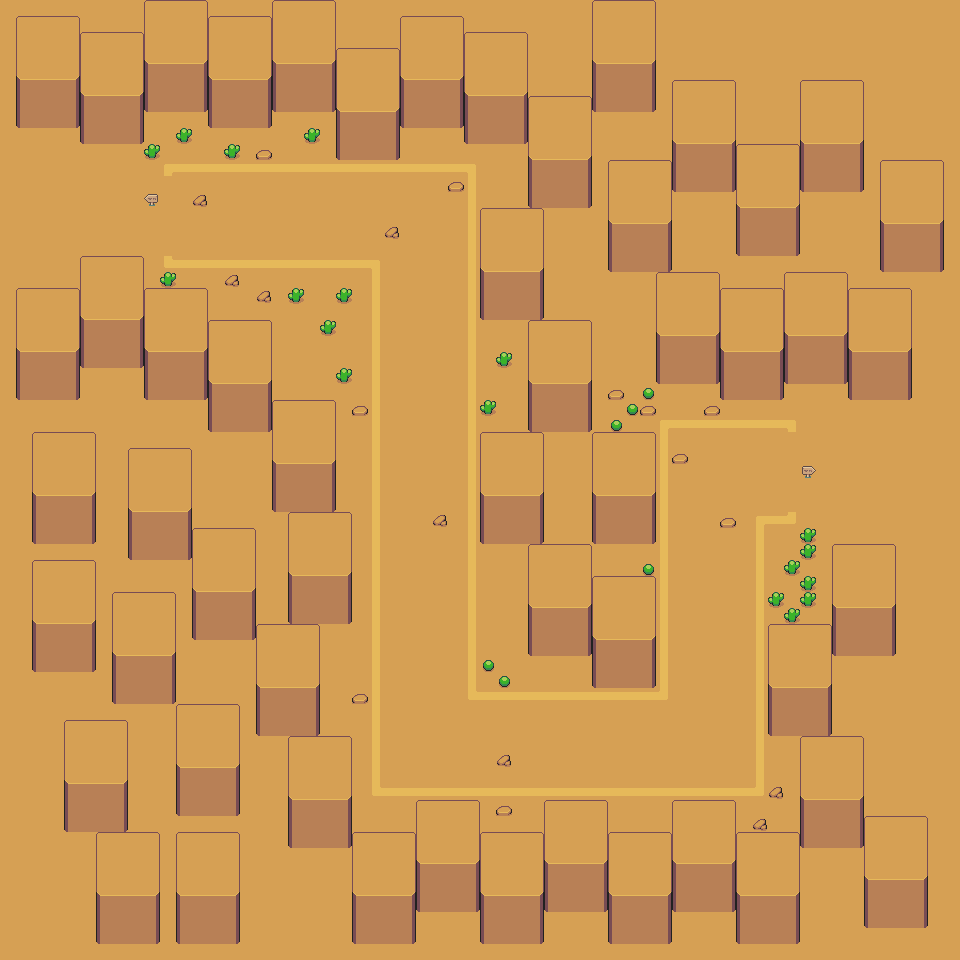

Rendered tile map (Tiled .tmx) drawn with the repository's tilesets; below, a short description and the map source with its tile grids summarised:
An orthogonal 60x60 tile map with 16x16 px tiles, 1 tile layer (Tile Layer 1).

<map version="1.10" tiledversion="1.10.2" orientation="orthogonal" renderorder="right-down" width="60" height="60" tilewidth="16" tileheight="16" infinite="0" nextlayerid="2" nextobjectid="1">
 <tileset firstgid="1" source="HartaPamant.tsx" />
 <layer id="1" name="Tile Layer 1" width="60" height="60">
  <data>[3600 cells, 3600 non-empty, 31 distinct tile ids]</data>
 </layer>
</map>
